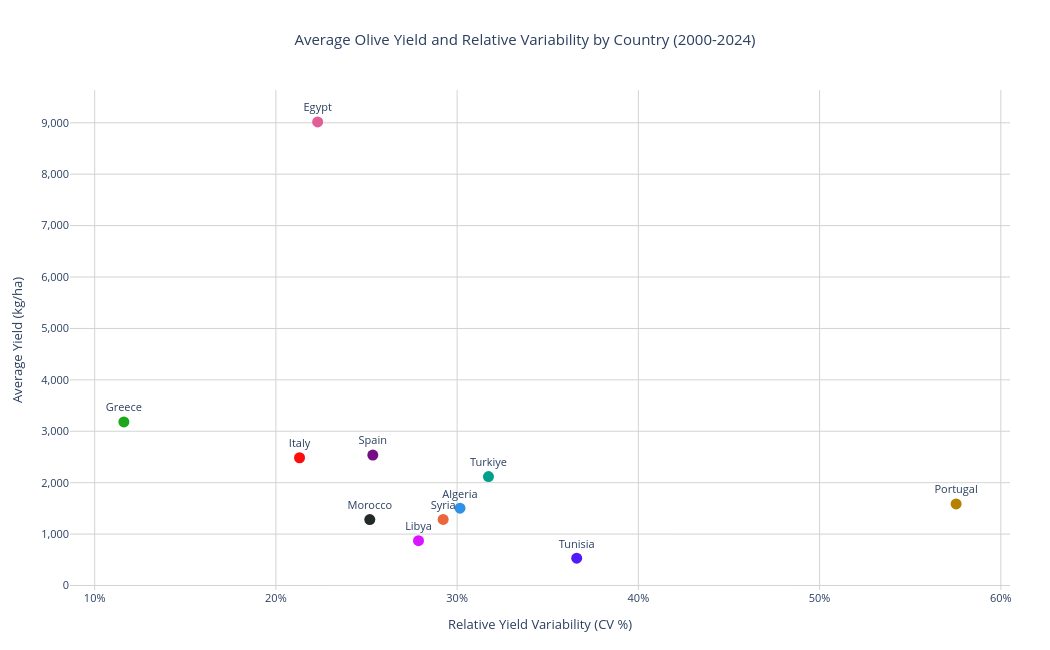

The cell this chart's notebook holds for it:
### Markdown cell above
## Business Question 5: Which Countries Combine High Average Olive Yield with Low Relative Variability?

The previous analysis measured variability in annual yield growth within a macroeconomic comparison. This analysis instead compares each country’s average olive yield with its coefficient of variation (CV) between 2000 and 2024. The CV measures historical yield variation relative to average yield, allowing countries with different yield levels to be compared on a common scale.

Reading note: Countries positioned higher have greater average yield, while countries further left have lower historical relative variability.

### Code cell
# Aggregate country-level yield statistics
df_bench = (
    df.groupby("Country", as_index=False)
    .agg(
        Yield_Mean=("Yield_kg_per_ha", "mean"),
        Yield_Std=("Yield_kg_per_ha", "std"),
    )
)

# Calculate the coefficient of variation
df_bench["Relative_Variability_Pct"] = (
    df_bench["Yield_Std"] / df_bench["Yield_Mean"]
) * 100

# Create the benchmarking chart
fig = px.scatter(
    df_bench,
    x="Relative_Variability_Pct",
    y="Yield_Mean",
    color="Country",
    text="Country",
    hover_data={
        "Yield_Mean": ":.0f",
        "Relative_Variability_Pct": ":.1f",
    },
    title="Average Olive Yield and Relative Variability by Country (2000-2024)",
    labels={
        "Relative_Variability_Pct": "Relative Yield Variability (CV %)",
        "Yield_Mean": "Average Yield (kg/ha)",
    },
    color_discrete_sequence=px.colors.qualitative.Dark24,
)

fig.update_traces(
    marker=dict(size=11),
    textposition="top center",
)

fig.update_layout(
    height=650,
    width=1050,
    showlegend=False,
    plot_bgcolor="white",
    paper_bgcolor="white",
    margin=dict(t=90, l=70, r=40, b=60),
    font=dict(size=11),
    title=dict(x=0.5, xanchor="center"),
)

fig.update_xaxes(
    showgrid=True,
    gridcolor="lightgray",
    ticksuffix="%",
    zeroline=False,
)

fig.update_yaxes(
    showgrid=True,
    gridcolor="lightgray",
    tickformat=",",
    zeroline=False,
)

fig.show()

### Figure 1 — Plotly figure (JSON) as saved in the notebook; plotly's stock layout.template omitted (floating-point values rounded to 4 significant figures)
{"data": [{"hovertemplate": "Country=%{text}<br>Relative Yield Variability (CV %)=%{x:.1f}<br>Average Yield (kg/ha)=%{y:.0f}<extra></extra>", "legendgroup": "Algeria", "marker": {"color": "#2E91E5", "size": 11, "symbol": "circle"}, "mode": "markers+text", "name": "Algeria", "orientation": "v", "showlegend": true, "text": ["Algeria"], "textposition": "top center", "type": "scatter", "x": [30.16], "xaxis": "x", "y": [1503.0], "yaxis": "y"}, {"hovertemplate": "Country=%{text}<br>Relative Yield Variability (CV %)=%{x:.1f}<br>Average Yield (kg/ha)=%{y:.0f}<extra></extra>", "legendgroup": "Egypt", "marker": {"color": "#E15F99", "size": 11, "symbol": "circle"}, "mode": "markers+text", "name": "Egypt", "orientation": "v", "showlegend": true, "text": ["Egypt"], "textposition": "top center", "type": "scatter", "x": [22.3], "xaxis": "x", "y": [9018.0], "yaxis": "y"}, {"hovertemplate": "Country=%{text}<br>Relative Yield Variability (CV %)=%{x:.1f}<br>Average Yield (kg/ha)=%{y:.0f}<extra></extra>", "legendgroup": "Greece", "marker": {"color": "#1CA71C", "size": 11, "symbol": "circle"}, "mode": "markers+text", "name": "Greece", "orientation": "v", "showlegend": true, "text": ["Greece"], "textposition": "top center", "type": "scatter", "x": [11.61], "xaxis": "x", "y": [3182.0], "yaxis": "y"}, {"hovertemplate": "Country=%{text}<br>Relative Yield Variability (CV %)=%{x:.1f}<br>Average Yield (kg/ha)=%{y:.0f}<extra></extra>", "legendgroup": "Italy", "marker": {"color": "#FB0D0D", "size": 11, "symbol": "circle"}, "mode": "markers+text", "name": "Italy", "orientation": "v", "showlegend": true, "text": ["Italy"], "textposition": "top center", "type": "scatter", "x": [21.3], "xaxis": "x", "y": [2485.0], "yaxis": "y"}, {"hovertemplate": "Country=%{text}<br>Relative Yield Variability (CV %)=%{x:.1f}<br>Average Yield (kg/ha)=%{y:.0f}<extra></extra>", "legendgroup": "Libya", "marker": {"color": "#DA16FF", "size": 11, "symbol": "circle"}, "mode": "markers+text", "name": "Libya", "orientation": "v", "showlegend": true, "text": ["Libya"], "textposition": "top center", "type": "scatter", "x": [27.87], "xaxis": "x", "y": [871.3], "yaxis": "y"}, {"hovertemplate": "Country=%{text}<br>Relative Yield Variability (CV %)=%{x:.1f}<br>Average Yield (kg/ha)=%{y:.0f}<extra></extra>", "legendgroup": "Morocco", "marker": {"color": "#222A2A", "size": 11, "symbol": "circle"}, "mode": "markers+text", "name": "Morocco", "orientation": "v", "showlegend": true, "text": ["Morocco"], "textposition": "top center", "type": "scatter", "x": [25.18], "xaxis": "x", "y": [1282.0], "yaxis": "y"}, {"hovertemplate": "Country=%{text}<br>Relative Yield Variability (CV %)=%{x:.1f}<br>Average Yield (kg/ha)=%{y:.0f}<extra></extra>", "legendgroup": "Portugal", "marker": {"color": "#B68100", "size": 11, "symbol": "circle"}, "mode": "markers+text", "name": "Portugal", "orientation": "v", "showlegend": true, "text": ["Portugal"], "textposition": "top center", "type": "scatter", "x": [57.53], "xaxis": "x", "y": [1587.0], "yaxis": "y"}, {"hovertemplate": "Country=%{text}<br>Relative Yield Variability (CV %)=%{x:.1f}<br>Average Yield (kg/ha)=%{y:.0f}<extra></extra>", "legendgroup": "Spain", "marker": {"color": "#750D86", "size": 11, "symbol": "circle"}, "mode": "markers+text", "name": "Spain", "orientation": "v", "showlegend": true, "text": ["Spain"], "textposition": "top center", "type": "scatter", "x": [25.35], "xaxis": "x", "y": [2536.0], "yaxis": "y"}, {"hovertemplate": "Country=%{text}<br>Relative Yield Variability (CV %)=%{x:.1f}<br>Average Yield (kg/ha)=%{y:.0f}<extra></extra>", "legendgroup": "Syria", "marker": {"color": "#EB663B", "size": 11, "symbol": "circle"}, "mode": "markers+text", "name": "Syria", "orientation": "v", "showlegend": true, "text": ["Syria"], "textposition": "top center", "type": "scatter", "x": [29.23], "xaxis": "x", "y": [1285.0], "yaxis": "y"}, {"hovertemplate": "Country=%{text}<br>Relative Yield Variability (CV %)=%{x:.1f}<br>Average Yield (kg/ha)=%{y:.0f}<extra></extra>", "legendgroup": "Tunisia", "marker": {"color": "#511CFB", "size": 11, "symbol": "circle"}, "mode": "markers+text", "name": "Tunisia", "orientation": "v", "showlegend": true, "text": ["Tunisia"], "textposition": "top center", "type": "scatter", "x": [36.6], "xaxis": "x", "y": [532.3], "yaxis": "y"}, {"hovertemplate": "Country=%{text}<br>Relative Yield Variability (CV %)=%{x:.1f}<br>Average Yield (kg/ha)=%{y:.0f}<extra></extra>", "legendgroup": "Turkiye", "marker": {"color": "#00A08B", "size": 11, "symbol": "circle"}, "mode": "markers+text", "name": "Turkiye", "orientation": "v", "showlegend": true, "text": ["Turkiye"], "textposition": "top center", "type": "scatter", "x": [31.73], "xaxis": "x", "y": [2119.0], "yaxis": "y"}], "layout": {"font": {"size": 11}, "height": 650, "legend": {"title": {"text": "Country"}, "tracegroupgap": 0}, "margin": {"b": 60, "l": 70, "r": 40, "t": 90}, "paper_bgcolor": "white", "plot_bgcolor": "white", "showlegend": false, "title": {"text": "Average Olive Yield and Relative Variability by Country (2000-2024)", "x": 0.5, "xanchor": "center"}, "width": 1050, "xaxis": {"anchor": "y", "domain": [0, 1], "gridcolor": "lightgray", "showgrid": true, "ticksuffix": "%", "title": {"text": "Relative Yield Variability (CV %)"}, "zeroline": false}, "yaxis": {"anchor": "x", "domain": [0, 1], "gridcolor": "lightgray", "showgrid": true, "tickformat": ",", "title": {"text": "Average Yield (kg/ha)"}, "zeroline": false}}}
